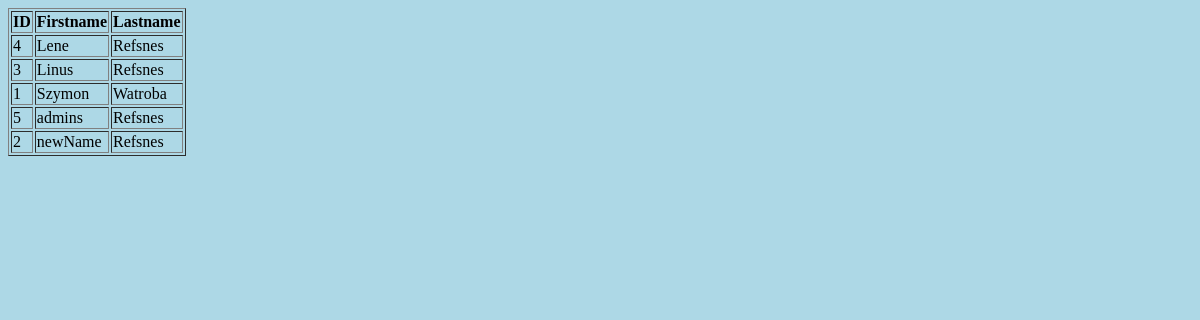
The app's page /playground/testing/, older data.
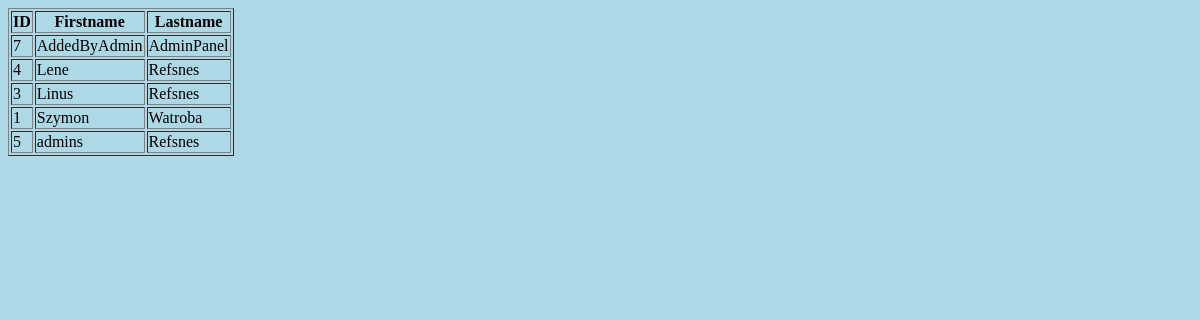
The same page, newer data.
### playground/models.py (models this page shows, shortened)
class Siteuser(models.Model):
    firstname = models.CharField(max_length=255)
    lastname = models.CharField(max_length=255)
    phone = models.IntegerField(null=True)
    join_date = models.DateField(null=True)
    slug = models.SlugField(default="", null=False)

### playground/views.py (the view)
# urls.py: path('testing/', views.view_testing),
def view_testing(request):
    mydata = Siteuser.objects.all()
    mydata_alphabet = Siteuser.objects.all().order_by('firstname').values()
    template = loader.get_template('testing.html')
    context = {
        'myusers': mydata_alphabet,
    }
    return HttpResponse(template.render(context, request))

### playground/templates/testing.html
{% load static %}
<!DOCTYPE html>
<html>
<link rel="stylesheet" href="{% static 'first.css' %}">
<body>
    <table border='1'>
        <tr>
            <th>ID</th>
            <th>Firstname</th>
            <th>Lastname</th>
        </tr>
        {% for x in myusers %}
        <tr>
            <td>{{ x.id }}</td>
            <td>{{ x.firstname }}</td>
            <td>{{ x.lastname }}</td>
        </tr>
        {% endfor %}
    </table>
</body>
</html>

Row changes from the older to the newer data that the page shows:
removed Siteuser: id "2", firstname "newName", lastname "Refsnes"
added Siteuser: id "7", firstname "AddedByAdmin", lastname "AdminPanel"
